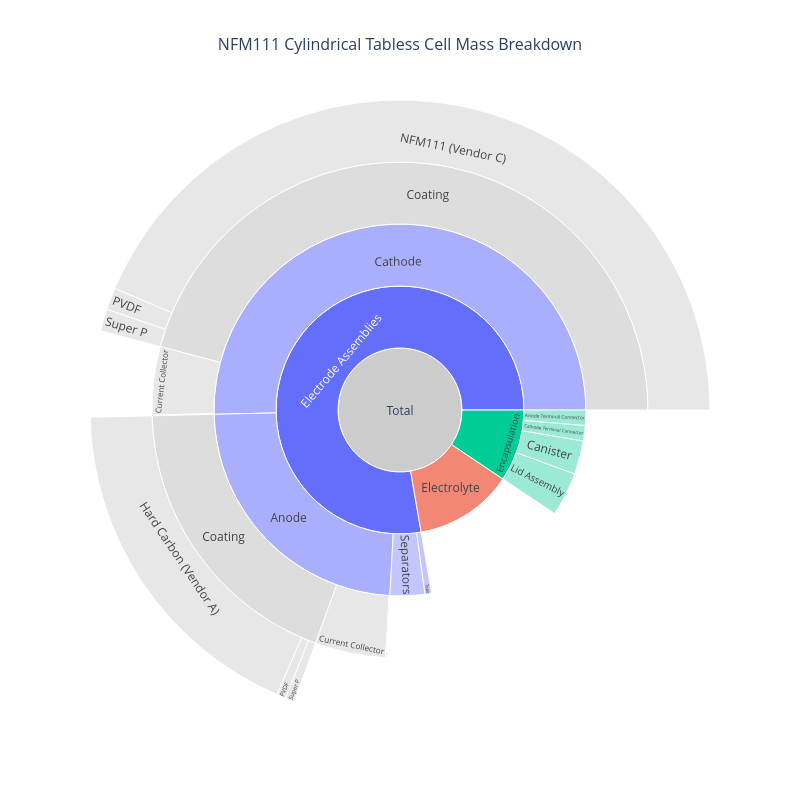

This figure's notebook cell:
### Code cell
cell.plot_mass_breakdown(width=800, height=800)

### Figure 1 — Plotly figure (JSON) as saved in the notebook; plotly's stock layout.template omitted (floating-point values rounded to 4 significant figures)
{"data": [{"branchvalues": "total", "customdata": ["<b>Total</b><br>341.75 g", "<b>Electrode Assemblies</b><br>265.63 g<br>77.7% of total", "<b>Anode</b><br>81.20 g<br>23.8% of total", "<b>Coating</b><br>65.26 g<br>19.1% of total", "<b>Hard Carbon (Vendor A)</b><br>62.00 g<br>18.1% of total", "<b>PVDF</b><br>1.63 g<br>0.5% of total", "<b>Super P</b><br>1.63 g<br>0.5% of total", "<b>Current Collector</b><br>15.76 g<br>4.6% of total", "<b>Electrical Insulation</b><br>0.18 g<br>0.1% of total", "<b>Cathode</b><br>172.14 g<br>50.4% of total", "<b>Coating</b><br>156.80 g<br>45.9% of total", "<b>NFM111 (Vendor C)</b><br>148.96 g<br>43.6% of total", "<b>PVDF</b><br>3.92 g<br>1.1% of total", "<b>Super P</b><br>3.92 g<br>1.1% of total", "<b>Current Collector</b><br>15.16 g<br>4.4% of total", "<b>Electrical Insulation</b><br>0.18 g<br>0.1% of total", "<b>Separators</b><br>10.31 g<br>3.0% of total", "<b>Tape</b><br>1.98 g<br>0.6% of total", "<b>Electrolyte</b><br>44.02 g<br>12.9% of total", "<b>Encapsulation</b><br>32.10 g<br>9.4% of total", "<b>Cathode Terminal Connector</b><br>4.56 g<br>1.3% of total", "<b>Anode Terminal Connector</b><br>4.56 g<br>1.3% of total", "<b>Lid Assembly</b><br>13.01 g<br>3.8% of total", "<b>Canister</b><br>9.97 g<br>2.9% of total"], "hovertemplate": "%{customdata}<extra></extra>", "ids": ["Total", "Electrode Assemblies", "Electrode Assemblies/Anode", "Electrode Assemblies/Anode/Coating", "Electrode Assemblies/Anode/Coating/Hard Carbon (Vendor A)", "Electrode Assemblies/Anode/Coating/PVDF", "Electrode Assemblies/Anode/Coating/Super P", "Electrode Assemblies/Anode/Current Collector", "Electrode Assemblies/Anode/Electrical Insulation", "Electrode Assemblies/Cathode", "Electrode Assemblies/Cathode/Coating", "Electrode Assemblies/Cathode/Coating/NFM111 (Vendor C)", "Electrode Assemblies/Cathode/Coating/PVDF", "Electrode Assemblies/Cathode/Coating/Super P", "Electrode Assemblies/Cathode/Current Collector", "Electrode Assemblies/Cathode/Electrical Insulation", "Electrode Assemblies/Separators", "Electrode Assemblies/Tape", "Electrolyte", "Encapsulation", "Encapsulation/Cathode Terminal Connector", "Encapsulation/Anode Terminal Connector", "Encapsulation/Lid Assembly", "Encapsulation/Canister"], "labels": ["Total", "Electrode Assemblies", "Anode", "Coating", "Hard Carbon (Vendor A)", "PVDF", "Super P", "Current Collector", "Electrical Insulation", "Cathode", "Coating", "NFM111 (Vendor C)", "PVDF", "Super P", "Current Collector", "Electrical Insulation", "Separators", "Tape", "Electrolyte", "Encapsulation", "Cathode Terminal Connector", "Anode Terminal Connector", "Lid Assembly", "Canister"], "marker": {"colors": ["#CCCCCC", "#636EFA", "#a9affc", "#DDDDDD", "#DDDDDD", "#DDDDDD", "#DDDDDD", "#DDDDDD", "#DDDDDD", "#a9affc", "#DDDDDD", "#DDDDDD", "#DDDDDD", "#DDDDDD", "#DDDDDD", "#DDDDDD", "#a9affc", "#a9affc", "#EF553B", "#00CC96", "#72e2c5", "#72e2c5", "#72e2c5", "#72e2c5"]}, "parents": ["", "Total", "Electrode Assemblies", "Electrode Assemblies/Anode", "Electrode Assemblies/Anode/Coating", "Electrode Assemblies/Anode/Coating", "Electrode Assemblies/Anode/Coating", "Electrode Assemblies/Anode", "Electrode Assemblies/Anode", "Electrode Assemblies", "Electrode Assemblies/Cathode", "Electrode Assemblies/Cathode/Coating", "Electrode Assemblies/Cathode/Coating", "Electrode Assemblies/Cathode/Coating", "Electrode Assemblies/Cathode", "Electrode Assemblies/Cathode", "Electrode Assemblies", "Electrode Assemblies", "Total", "Total", "Encapsulation", "Encapsulation", "Encapsulation", "Encapsulation"], "type": "sunburst", "values": [341.8, 265.6, 81.2, 65.26, 62, 1.63, 1.63, 15.76, 0.18, 172.1, 156.8, 149.0, 3.92, 3.92, 15.16, 0.18, 10.31, 1.98, 44.02, 32.1, 4.56, 4.56, 13.01, 9.97]}], "layout": {"font": {"size": 12}, "height": 800, "title": {"font": {"size": 16}, "text": "NFM111 Cylindrical Tabless Cell Mass Breakdown", "x": 0.5}, "width": 800}}
